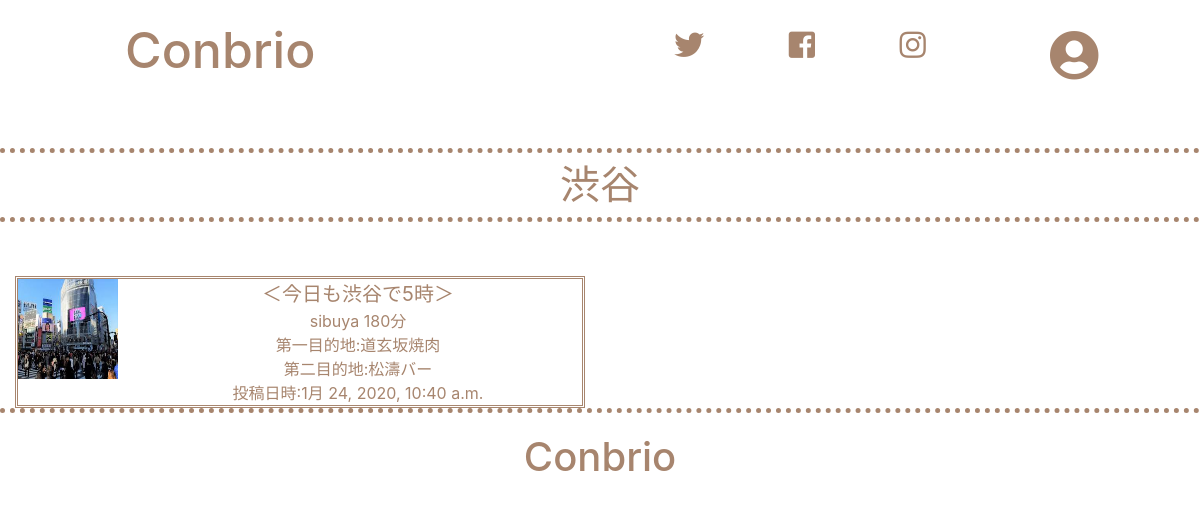
The app's page /city/sibuya/ (signed in) with its own data.
### app/models.py (models this page shows, shortened)
class City(models.Model):
    name=models.CharField(max_length=30)
    slug=models.SlugField()
    def __str__(self):
        return self.slug

class Plan(models.Model):
    plan_title=models.CharField(max_length=200)
    slug=models.SlugField()
    first_place = models.CharField(max_length=200)
    second_place = models.CharField(max_length=200)
    totaltime=models.IntegerField(default=10)
    created_at=models.DateTimeField(auto_now=True)
    image=models.ImageField(upload_to='photos/')
    city_name=models.ForeignKey("City",on_delete=models.PROTECT)
    plan_categories=models.ForeignKey('Category',on_delete=models.PROTECT)
    plan_user=models.ForeignKey("users.User",on_delete=models.CASCADE)

### app/views.py (the view)
# urls.py: path('city/<str:city_name>/',views.city,name='city'),
def city(request,city_name):
    city_name=City.objects.get(slug=city_name)
    planic=Plan.objects.filter(city_name=city_name).order_by('-created_at')
    return render(request,'app/city.html',{'planic':planic,'city_name':city_name})

### app/templates/app/city.html (shortened to what this page needs)
{% extends "app/base.html" %}
{% block content %}
<div>
{%if city_name%}
<h2>{{city_name.name}}</h2>
{%endif%}
</div>
{%for plan in planic%}
<div class="row">
            <div class="col-md-6 col-md-5 col-sm-5">
                <div class="media" style="border-style:double; color: rgb(167, 133, 110);">
                    <img class="d-flex mr-3" data-src="holder.js/64x64?theme=sky" alt="100x100" src="{{plan.image.url}}" data-holder-rendered="true" style="width: 100px; height: 100px;">
                    <div class="media-body" style="display: inline-block;">
                        <div class=" container-fluid" style="font-size: 20px;">＜{{plan.plan_title}}＞</div>
                        <p>{{plan.city_name}}</p>
                        <p>{{plan.totaltime}}分</p>
                        <br>
                        <p>第一目的地:{{plan.first_place}}</p>
                        <br>
                        <p>第二目的地:{{plan.second_place}}</p>
                        <br>
                        <p>投稿日時:{{plan.created_at}}</p>
                    </div>
                    </div>
                </div>
            </div>
{%endfor%}
{% endblock %}

### app/static/css/style.css (style rules this page uses)
h2 { text-align: center; margin:40px 0px 30px 0px; color: rgb(167, 133, 110); padding: 0.2em 0; border-top: dotted 5px rgb(167, 133, 110); border-bottom: dotted 5px rgb(167, 133, 110); font-size: 40px; }
.row { text-align: center; margin: auto; padding: 0; }
p { color:rgb(167, 133, 110); padding:0px; margin:0px; display: inline-block; }

### records on screen
City: name "渋谷"
Plan: image (picture), plan_title "今日も渋谷で5時", city_name "sibuya", totaltime "180", first_place "道玄坂焼肉", second_place "松濤バー", created_at "1月 24, 2020, 10:40 a.m."
